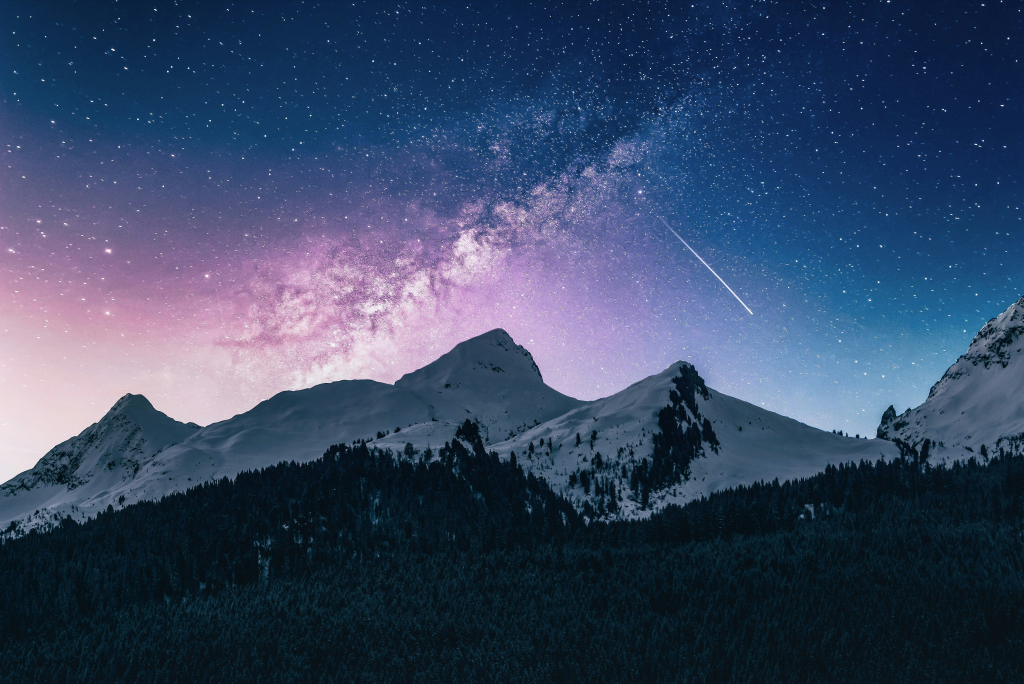
#> input picture les filtres de lissage/InputImages/img.jpg, 4096 x 2733 px, found by its file name (shown at 1/4 size)
$ python script.py
#> lines starting #> are read from the running program, lines starting #| are printed output that depends on the picture
import cv2
import numpy as np
import matplotlib.pyplot as plt

path_input = "TP2\InputImages\img.jpg"

input_img = cv2.imread(path_input)
#> input_img is the input picture: shape (2733, 4096, 3); mean B, G, R 100, 71.3, 55.5

resized_img = cv2.resize(input_img, (300, 300))
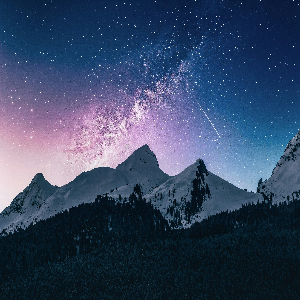
#> resized_img: shape (300, 300, 3); mean B, G, R 99.9, 71.1, 55.4

output_img_colored = cv2.imwrite(
    "Image Processing\\TP2\\OutputImages\\resize_img.jpg", resized_img)

# Gaussian kernel size 5,5
filtrage_gaussian5 = cv2.GaussianBlur(resized_img, (5, 5), 2)
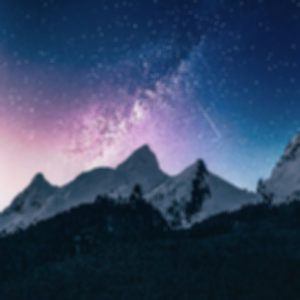
#> filtrage_gaussian5: shape (300, 300, 3); mean B, G, R 99.9, 71.1, 55.3

filtrage_average5 = cv2.blur(resized_img, (5, 5))

filtrage_median5 = cv2.medianBlur(resized_img, 5)


# Showing and Saving all filters Gaussien, Average and Median
cv2.imshow("Gaussian blur", filtrage_gaussian5)
output_gaussian_img = cv2.imwrite(
    "Image Processing\\TP2\\OutputImages\\gaussian5_img.jpg", filtrage_gaussian5)
cv2.imshow("Average filtering", filtrage_average5)
output_average_img = cv2.imwrite(
    "Image Processing\\TP2\\OutputImages\\average5_img.jpg", filtrage_average5)
cv2.imshow("Median filtering", filtrage_median5)
output_median_img = cv2.imwrite(
    "Image Processing\\TP2\\OutputImages\\median5_img.jpg", filtrage_median5)

cv2.waitKey(0)
cv2.destroyAllWindows()

# Gaussian kernel size 3,3

filtrage_gaussian3 = cv2.GaussianBlur(resized_img, (3, 3), 2)

filtrage_average3 = cv2.blur(resized_img, (3, 3))

filtrage_median3 = cv2.medianBlur(resized_img, 3)
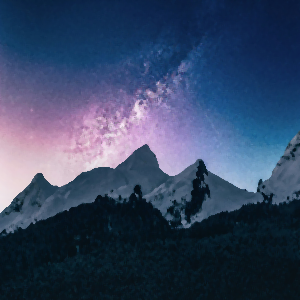
#> filtrage_median3: shape (300, 300, 3); mean B, G, R 99, 70, 54.3


# Showing and Saving all filters Gaussien, Average and Median
cv2.imshow("Gaussian blur", filtrage_gaussian3)
cv2.imwrite(
    "Image Processing\\TP2\\OutputImages\\gaussian3_img.jpg", filtrage_gaussian3)
cv2.imshow("Average filtering", filtrage_average3)
cv2.imwrite(
    "Image Processing\\TP2\\OutputImages\\average3_img.jpg", filtrage_average3)
cv2.imshow("Median filtering", filtrage_median3)
cv2.imwrite(
    "Image Processing\\TP2\\OutputImages\\median3_img.jpg", filtrage_median3)

cv2.waitKey(0)
cv2.destroyAllWindows()

# Gaussian kernel size 7,7

filtrage_gaussian7 = cv2.GaussianBlur(resized_img, (7, 7), 2)

filtrage_average7 = cv2.blur(resized_img, (7, 7))

filtrage_median7 = cv2.medianBlur(resized_img, 7)
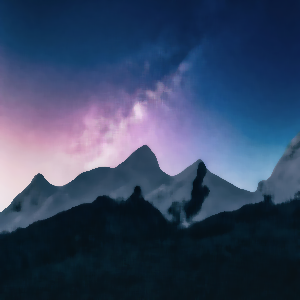
#> filtrage_median7: shape (300, 300, 3); mean B, G, R 98.9, 69.8, 54.2


# Showing and Saving all filters Gaussien, Average and Median
cv2.imshow("Gaussian blur", filtrage_gaussian7)
cv2.imwrite(
    "Image Processing\\TP2\\OutputImages\\gaussian7_img.jpg", filtrage_gaussian7)
cv2.imshow("Average filtering", filtrage_average7)
cv2.imwrite(
    "Image Processing\\TP2\\OutputImages\\average7_img.jpg", filtrage_average7)
cv2.imshow("Median filtering", filtrage_median7)
cv2.imwrite(
    "Image Processing\\TP2\\OutputImages\\median7_img.jpg", filtrage_median7)

cv2.waitKey(0)
cv2.destroyAllWindows()


# Function to apply Gaussian filter to an image

def gaussian_filter(image, sigma):
#> called with sigma = 2
    if len(image.shape) == 3:
        height, width, _ = image.shape
#> height = 300; width = 300
    else:
        height, width = image.shape

    filtered_image = np.zeros_like(image)

    # Calculate kernel size based on sigma
    kernel_size = int(6 * sigma + 1)

    # Construct Gaussian kernel
    kernel = np.fromfunction(lambda x, y: (1 / (2 * np.pi * sigma ** 2)) * np.exp(-((x - kernel_size // 2)
                             ** 2 + (y - kernel_size // 2) ** 2) / (2 * sigma ** 2)), (kernel_size, kernel_size))

    # Normalize kernel
    kernel /= np.sum(kernel)

    # Apply filter
    for i in range(height - kernel_size + 1):
        for j in range(width - kernel_size + 1):
            if len(image.shape) == 3:
                for c in range(image.shape[2]):
                    filtered_image[i + kernel_size // 2, j + kernel_size // 2, c] = np.sum(image[i:i+kernel_size, j:j+kernel_size, c] * kernel)
            else:
                filtered_image[i + kernel_size // 2, j + kernel_size // 2] = np.sum(image[i:i+kernel_size, j:j+kernel_size] * kernel)
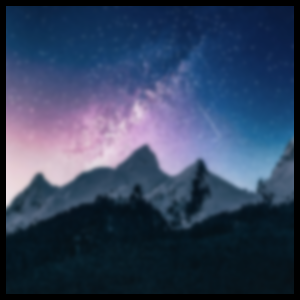
#> filtered_image: shape (300, 300, 3); mean B, G, R 93.4, 66.5, 51.9

    return filtered_image

def average_filter(image, size):
#> called with size = 5
    if len(image.shape) == 3:
        height, width, _ = image.shape
#> height = 300; width = 300
    else:
        height, width = image.shape

    filtered_image = np.zeros_like(image)

    for i in range(height - size + 1):
        for j in range(width - size + 1):
            if len(image.shape) == 3:
                for c in range(image.shape[2]):
                    filtered_image[i + size // 2, j + size // 2, c] = np.mean(image[i:i+size, j:j+size, c])
            else:
                filtered_image[i + size // 2, j + size // 2] = np.mean(image[i:i+size, j:j+size])
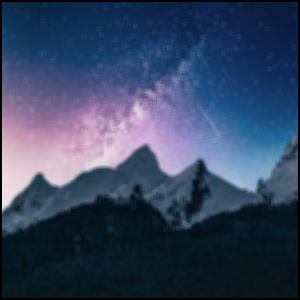
#> filtered_image: shape (300, 300, 3); mean B, G, R 97.4, 69.3, 53.9

    return filtered_image

def median_filter(image, size):
#> called with size = 5
    if len(image.shape) == 3:
        height, width, _ = image.shape
#> height = 300; width = 300
    else:
        height, width = image.shape

    filtered_image = np.zeros_like(image)

    for i in range(height - size + 1):
        for j in range(width - size + 1):
            if len(image.shape) == 3:
                for c in range(image.shape[2]):
                    filtered_image[i + size // 2, j + size // 2, c] = np.median(image[i:i+size, j:j+size, c])
            else:
                filtered_image[i + size // 2, j + size // 2] = np.median(image[i:i+size, j:j+size])

    return filtered_image

# Testing
# image = np.random.rand(200, 200)
sigma = 2  # Standard deviation for Gaussian filter
size = 5   # Kernel size for average and median filters
filtered_gaussian = gaussian_filter(resized_img, sigma)
filtered_average = average_filter(resized_img, size)
filtered_median = median_filter(resized_img, size)
cv2.imwrite('Image Processing\\TP2\\OutputImages\\filtered_median.jpg', filtered_median)
cv2.imwrite('Image Processing\\TP2\\OutputImages\\filtered_average.jpg', filtered_average)
cv2.imwrite('Image Processing\\TP2\\OutputImages\\filtered_gaussian.jpg', filtered_gaussian)
# Display results
plt.figure(figsize=(10, 5))
plt.subplot(1, 4, 1)
plt.imshow(resized_img, cmap='gray')
plt.title('Original Image')
plt.axis('off')

plt.subplot(1, 4, 2)
plt.imshow(filtered_gaussian, cmap='gray')
cv2.imwrite(
    'TP2\OutputImages\\filtered_gaussian.jpg', filtered_gaussian)
plt.title('Gaussian Filter')
plt.axis('off')

plt.subplot(1, 4, 3)
plt.imshow(filtered_average, cmap='gray')
cv2.imwrite(
    'TP2\OutputImages\\filtered_average.jpg', filtered_average)
plt.title('Average Filter')
plt.axis('off')

plt.subplot(1, 4, 4)
plt.imshow(filtered_median, cmap='gray')
cv2.imwrite(
    'TP2\OutputImages\\filtered_median.jpg', filtered_median)
plt.title('Median Filter')
plt.axis('off')

plt.show()
#> figure, not shown here; B, G, R data is drawn as R, G, B

$ run again, with Edge Detection/InputImages/cat.jpg copied over les filtres de lissage/InputImages/img.jpg
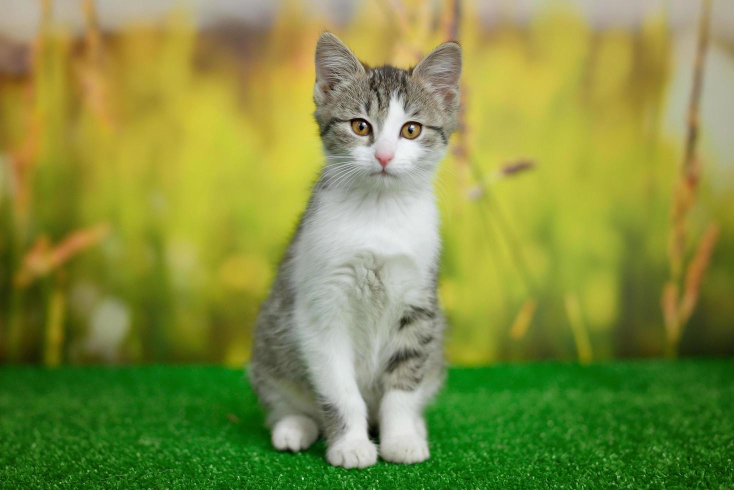
#> input picture Edge Detection/InputImages/cat.jpg, 1468 x 980 px, found by its file name (shown at 1/2 size)
#> input_img is the input picture: shape (980, 1468, 3); mean B, G, R 65.9, 142.6, 129.7
#> after the loop in gaussian_filter, `for i in range(height - kernel_size + 1):`:
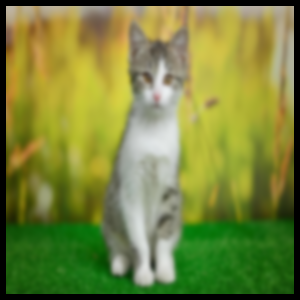
#> filtered_image: shape (300, 300, 3); mean B, G, R 60.3, 132.3, 121
#> after the loop in average_filter, `for i in range(height - size + 1):`:
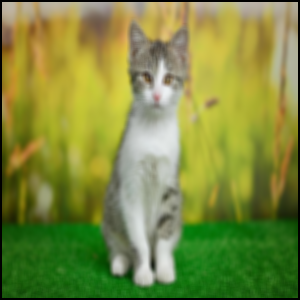
#> filtered_image: shape (300, 300, 3); mean B, G, R 63.6, 138.8, 126.4
